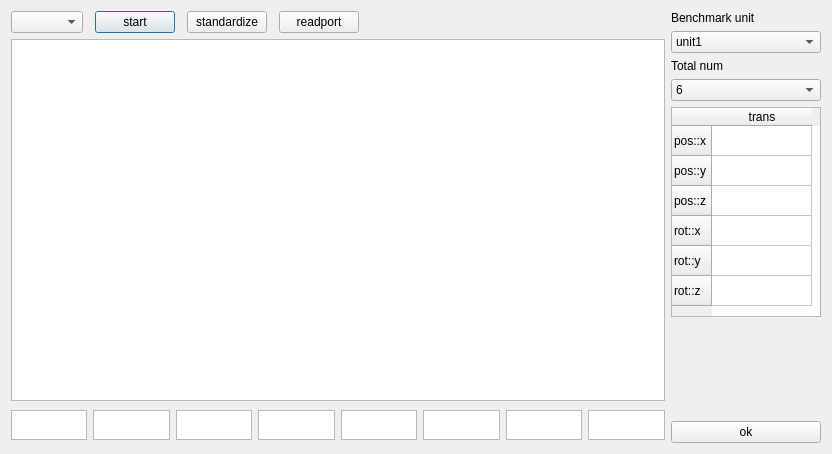
<?xml version="1.0" encoding="UTF-8"?>
<ui version="4.0">
 <class>SkinDialog</class>
 <widget class="QDialog" name="SkinDialog">
  <property name="geometry">
   <rect>
    <x>0</x>
    <y>0</y>
    <width>832</width>
    <height>454</height>
   </rect>
  </property>
  <property name="windowTitle">
   <string>Dialog</string>
  </property>
  <layout class="QHBoxLayout" name="horizontalLayout_3">
   <item>
    <layout class="QVBoxLayout" name="verticalLayout_2">
     <item>
      <layout class="QHBoxLayout" name="horizontalLayout">
       <item>
        <widget class="QComboBox" name="comboBox"/>
       </item>
       <item>
        <widget class="QWidget" name="widget" native="true"/>
       </item>
       <item>
        <widget class="QPushButton" name="startButton">
         <property name="text">
          <string>start</string>
         </property>
        </widget>
       </item>
       <item>
        <widget class="QWidget" name="widget_2" native="true"/>
       </item>
       <item>
        <widget class="QPushButton" name="zeroButton">
         <property name="text">
          <string>standardize</string>
         </property>
        </widget>
       </item>
       <item>
        <widget class="QWidget" name="widget_3" native="true"/>
       </item>
       <item>
        <widget class="QPushButton" name="readportButton">
         <property name="text">
          <string>readport</string>
         </property>
        </widget>
       </item>
       <item>
        <spacer name="horizontalSpacer">
         <property name="orientation">
          <enum>Qt::Horizontal</enum>
         </property>
         <property name="sizeHint" stdset="0">
          <size>
           <width>38</width>
           <height>20</height>
          </size>
         </property>
        </spacer>
       </item>
      </layout>
     </item>
     <item>
      <widget class="QChartView" name="graphicsView"/>
     </item>
     <item>
      <layout class="QHBoxLayout" name="horizontalLayout_2">
       <item>
        <widget class="QTextEdit" name="textEdit">
         <property name="sizePolicy">
          <sizepolicy hsizetype="Expanding" vsizetype="Fixed">
           <horstretch>0</horstretch>
           <verstretch>0</verstretch>
          </sizepolicy>
         </property>
         <property name="maximumSize">
          <size>
           <width>16777215</width>
           <height>30</height>
          </size>
         </property>
        </widget>
       </item>
       <item>
        <spacer name="spacer_3">
         <property name="orientation">
          <enum>Qt::Horizontal</enum>
         </property>
         <property name="sizeHint" stdset="0">
          <size>
           <width>118</width>
           <height>36</height>
          </size>
         </property>
        </spacer>
       </item>
       <item>
        <widget class="QTextEdit" name="textEdit_2">
         <property name="sizePolicy">
          <sizepolicy hsizetype="Expanding" vsizetype="Fixed">
           <horstretch>0</horstretch>
           <verstretch>0</verstretch>
          </sizepolicy>
         </property>
         <property name="maximumSize">
          <size>
           <width>16777215</width>
           <height>30</height>
          </size>
         </property>
        </widget>
       </item>
       <item>
        <spacer name="spacer_4">
         <property name="orientation">
          <enum>Qt::Horizontal</enum>
         </property>
         <property name="sizeHint" stdset="0">
          <size>
           <width>118</width>
           <height>36</height>
          </size>
         </property>
        </spacer>
       </item>
       <item>
        <widget class="QTextEdit" name="textEdit_3">
         <property name="sizePolicy">
          <sizepolicy hsizetype="Expanding" vsizetype="Fixed">
           <horstretch>0</horstretch>
           <verstretch>0</verstretch>
          </sizepolicy>
         </property>
         <property name="maximumSize">
          <size>
           <width>16777215</width>
           <height>30</height>
          </size>
         </property>
        </widget>
       </item>
       <item>
        <spacer name="spacer_5">
         <property name="orientation">
          <enum>Qt::Horizontal</enum>
         </property>
         <property name="sizeHint" stdset="0">
          <size>
           <width>118</width>
           <height>36</height>
          </size>
         </property>
        </spacer>
       </item>
       <item>
        <widget class="QTextEdit" name="textEdit_4">
         <property name="sizePolicy">
          <sizepolicy hsizetype="Expanding" vsizetype="Fixed">
           <horstretch>0</horstretch>
           <verstretch>0</verstretch>
          </sizepolicy>
         </property>
         <property name="maximumSize">
          <size>
           <width>16777215</width>
           <height>30</height>
          </size>
         </property>
        </widget>
       </item>
       <item>
        <spacer name="spacer_6">
         <property name="orientation">
          <enum>Qt::Horizontal</enum>
         </property>
         <property name="sizeHint" stdset="0">
          <size>
           <width>118</width>
           <height>36</height>
          </size>
         </property>
        </spacer>
       </item>
       <item>
        <widget class="QTextEdit" name="textEdit_5">
         <property name="sizePolicy">
          <sizepolicy hsizetype="Expanding" vsizetype="Fixed">
           <horstretch>0</horstretch>
           <verstretch>0</verstretch>
          </sizepolicy>
         </property>
         <property name="maximumSize">
          <size>
           <width>16777215</width>
           <height>30</height>
          </size>
         </property>
        </widget>
       </item>
       <item>
        <spacer name="spacer_15">
         <property name="orientation">
          <enum>Qt::Horizontal</enum>
         </property>
         <property name="sizeHint" stdset="0">
          <size>
           <width>118</width>
           <height>36</height>
          </size>
         </property>
        </spacer>
       </item>
       <item>
        <widget class="QTextEdit" name="textEdit_6">
         <property name="sizePolicy">
          <sizepolicy hsizetype="Expanding" vsizetype="Fixed">
           <horstretch>0</horstretch>
           <verstretch>0</verstretch>
          </sizepolicy>
         </property>
         <property name="maximumSize">
          <size>
           <width>16777215</width>
           <height>30</height>
          </size>
         </property>
        </widget>
       </item>
       <item>
        <spacer name="spacer_16">
         <property name="orientation">
          <enum>Qt::Horizontal</enum>
         </property>
         <property name="sizeHint" stdset="0">
          <size>
           <width>118</width>
           <height>36</height>
          </size>
         </property>
        </spacer>
       </item>
       <item>
        <widget class="QTextEdit" name="textEdit_7">
         <property name="sizePolicy">
          <sizepolicy hsizetype="Expanding" vsizetype="Fixed">
           <horstretch>0</horstretch>
           <verstretch>0</verstretch>
          </sizepolicy>
         </property>
         <property name="maximumSize">
          <size>
           <width>16777215</width>
           <height>30</height>
          </size>
         </property>
        </widget>
       </item>
       <item>
        <spacer name="spacer_18">
         <property name="orientation">
          <enum>Qt::Horizontal</enum>
         </property>
         <property name="sizeHint" stdset="0">
          <size>
           <width>118</width>
           <height>36</height>
          </size>
         </property>
        </spacer>
       </item>
       <item>
        <widget class="QTextEdit" name="textEdit_8">
         <property name="sizePolicy">
          <sizepolicy hsizetype="Expanding" vsizetype="Fixed">
           <horstretch>0</horstretch>
           <verstretch>0</verstretch>
          </sizepolicy>
         </property>
         <property name="maximumSize">
          <size>
           <width>16777215</width>
           <height>30</height>
          </size>
         </property>
        </widget>
       </item>
      </layout>
     </item>
    </layout>
   </item>
   <item>
    <layout class="QVBoxLayout" name="verticalLayout">
     <item>
      <widget class="QLabel" name="label">
       <property name="text">
        <string>Benchmark unit</string>
       </property>
      </widget>
     </item>
     <item>
      <widget class="QComboBox" name="unitBox">
       <item>
        <property name="text">
         <string>unit1</string>
        </property>
       </item>
       <item>
        <property name="text">
         <string>unit2</string>
        </property>
       </item>
       <item>
        <property name="text">
         <string>unit3</string>
        </property>
       </item>
       <item>
        <property name="text">
         <string>unit4</string>
        </property>
       </item>
       <item>
        <property name="text">
         <string>unit5</string>
        </property>
       </item>
       <item>
        <property name="text">
         <string>unit6</string>
        </property>
       </item>
       <item>
        <property name="text">
         <string>unit7</string>
        </property>
       </item>
       <item>
        <property name="text">
         <string>unit8</string>
        </property>
       </item>
      </widget>
     </item>
     <item>
      <widget class="QLabel" name="label_2">
       <property name="text">
        <string>Total num</string>
       </property>
      </widget>
     </item>
     <item>
      <widget class="QComboBox" name="countBox">
       <item>
        <property name="text">
         <string>6</string>
        </property>
       </item>
       <item>
        <property name="text">
         <string>7</string>
        </property>
       </item>
       <item>
        <property name="text">
         <string>8</string>
        </property>
       </item>
      </widget>
     </item>
     <item>
      <widget class="QTableWidget" name="basis_vec_table">
       <property name="sizePolicy">
        <sizepolicy hsizetype="Expanding" vsizetype="Fixed">
         <horstretch>0</horstretch>
         <verstretch>0</verstretch>
        </sizepolicy>
       </property>
       <property name="minimumSize">
        <size>
         <width>150</width>
         <height>210</height>
        </size>
       </property>
       <row>
        <property name="text">
         <string>pos::x</string>
        </property>
       </row>
       <row>
        <property name="text">
         <string>pos::y</string>
        </property>
       </row>
       <row>
        <property name="text">
         <string>pos::z</string>
        </property>
       </row>
       <row>
        <property name="text">
         <string>rot::x</string>
        </property>
       </row>
       <row>
        <property name="text">
         <string>rot::y</string>
        </property>
       </row>
       <row>
        <property name="text">
         <string>rot::z</string>
        </property>
       </row>
       <column>
        <property name="text">
         <string>trans</string>
        </property>
       </column>
      </widget>
     </item>
     <item>
      <spacer name="verticalSpacer_2">
       <property name="orientation">
        <enum>Qt::Vertical</enum>
       </property>
       <property name="sizeHint" stdset="0">
        <size>
         <width>20</width>
         <height>40</height>
        </size>
       </property>
      </spacer>
     </item>
     <item>
      <widget class="QPushButton" name="setButton">
       <property name="text">
        <string>ok</string>
       </property>
      </widget>
     </item>
    </layout>
   </item>
  </layout>
 </widget>
 <customwidgets>
  <customwidget>
   <class>QChartView</class>
   <extends>QGraphicsView</extends>
   <header>qchartview.h</header>
  </customwidget>
 </customwidgets>
 <resources/>
 <connections/>
</ui>
